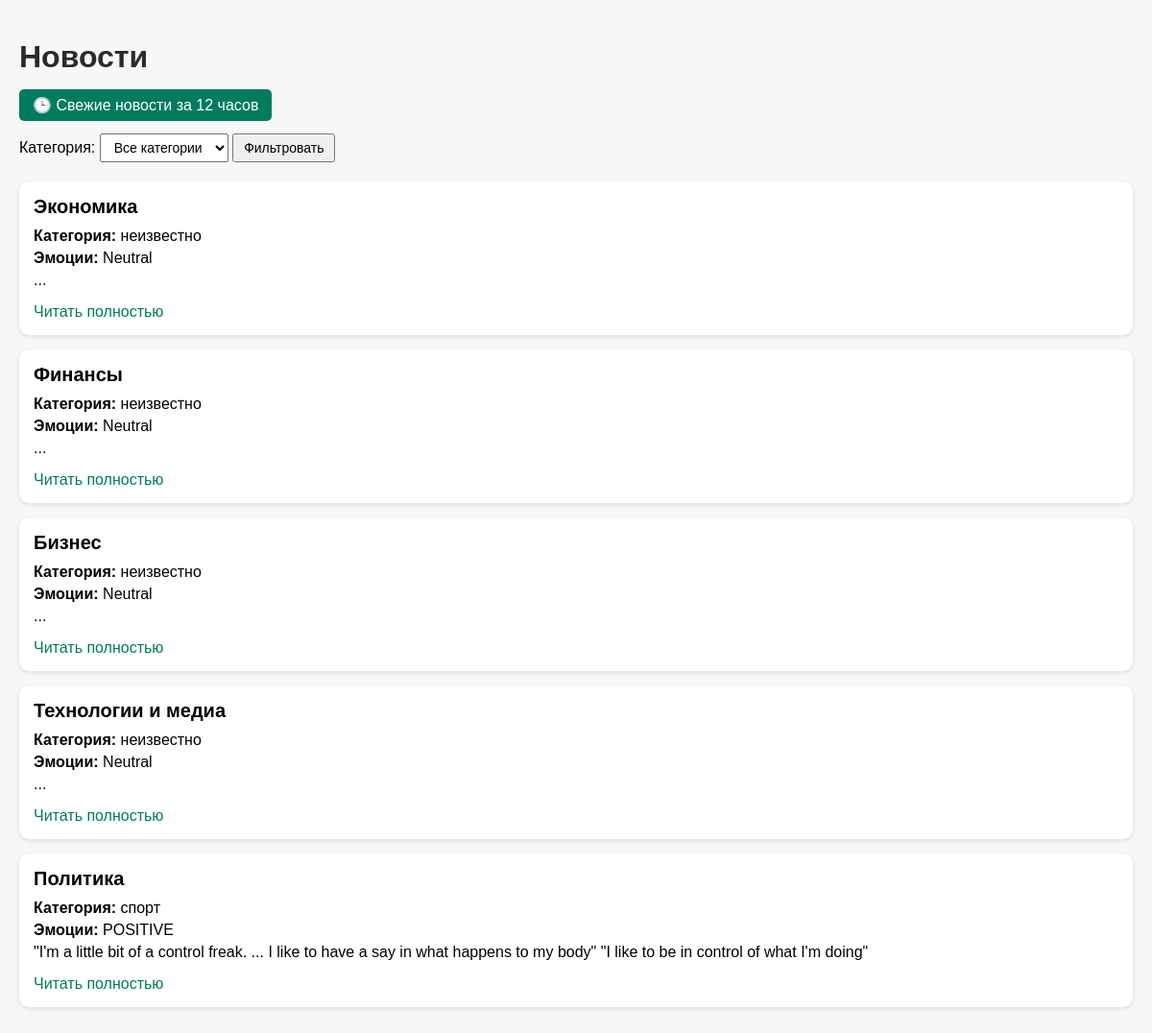
The page / on the database its author committed.
### news/models.py (models this page shows, shortened)
class News(models.Model):
    title = models.CharField(max_length=300)
    link = models.URLField()
    content = models.TextField()
    summary = models.TextField(blank=True)
    category = models.CharField(max_length=100, blank=True)
    sentiment = models.CharField(max_length=20, blank=True)
    published_at=make_aware(datetime.now()),
    published_at = models.DateTimeField()

### news/views.py (the view)
# urls.py: path("", views.news_list, name="news_list"),
def news_list(request):
    category = request.GET.get("category")
    news = News.objects.all().order_by('-published_at')
    if category:
        news = news.filter(category=category)
    return render(request, "news/news_list.html", {
        "news_list": news,
        "selected_category": category
    })

### news/templates/news/news_list.html (shortened to what this page needs)
<!DOCTYPE html>
<html lang="ru">
<head>
</head>
<body>
<h1>Новости</h1>
<div class="top-links">
    <a href="{% url 'latest_news' %}">🕒 Свежие новости за 12 часов</a>
</div>
<form method="get">
    <label for="category">Категория:</label>
    <select name="category" id="category">
        <option value="">Все категории</option>
    </select>
    <button type="submit">Фильтровать</button>
</form>
{% if news_list %}
    {% for news in news_list %}
        <div class="news-item">
            <h2>{{ news.title }}</h2>
            <p><strong>Категория:</strong> {{ news.category }}</p>
            <p><strong>Эмоции:</strong> {{ news.sentiment }}</p>
            <p>{{ news.summary }}</p>
            <a href="{{ news.link }}" target="_blank">Читать полностью</a>
        </div>
    {% endfor %}
{% else %}
    <p>Новостей по выбранной категории не найдено.</p>
{% endif %}
</body>
</html>

### news/templates/news/news_list.html (style rules this page uses)
body { font-family: Arial, sans-serif; background: #f7f7f7; margin: 0; padding: 20px; }
h1 { color: #2a2a2a; }
.news-item { background: white; padding: 15px; border-radius: 10px; margin-bottom: 15px; box-shadow: 0 2px 5px rgba(0,0,0,0.1); }
.news-item h2 { margin: 0 0 10px; font-size: 20px; }
.news-item p { margin: 5px 0; }
.news-item a { display: inline-block; margin-top: 10px; color: #007B5E; text-decoration: none; }
form { margin-bottom: 20px; }
select, button { padding: 5px 10px; font-size: 14px; }
.top-links { margin-bottom: 20px; }
.top-links a { text-decoration: none; background: #007B5E; color: white; padding: 8px 14px; border-radius: 5px; margin-right: 10px; }

### rows shown on the page
News: title "Экономика", category "неизвестно", sentiment "Neutral", summary "..."
News: title "Финансы", category "неизвестно", sentiment "Neutral", summary "..."
News: title "Бизнес", category "неизвестно", sentiment "Neutral", summary "..."
News: title "Технологии и медиа", category "неизвестно", sentiment "Neutral", summary "..."
News: title "Политика", category "спорт", sentiment "POSITIVE", summary "\"I'm a little bit of a control freak. ... I like to have a say in what happens to my body\" \"I like to be in control of what I'm doing\""
